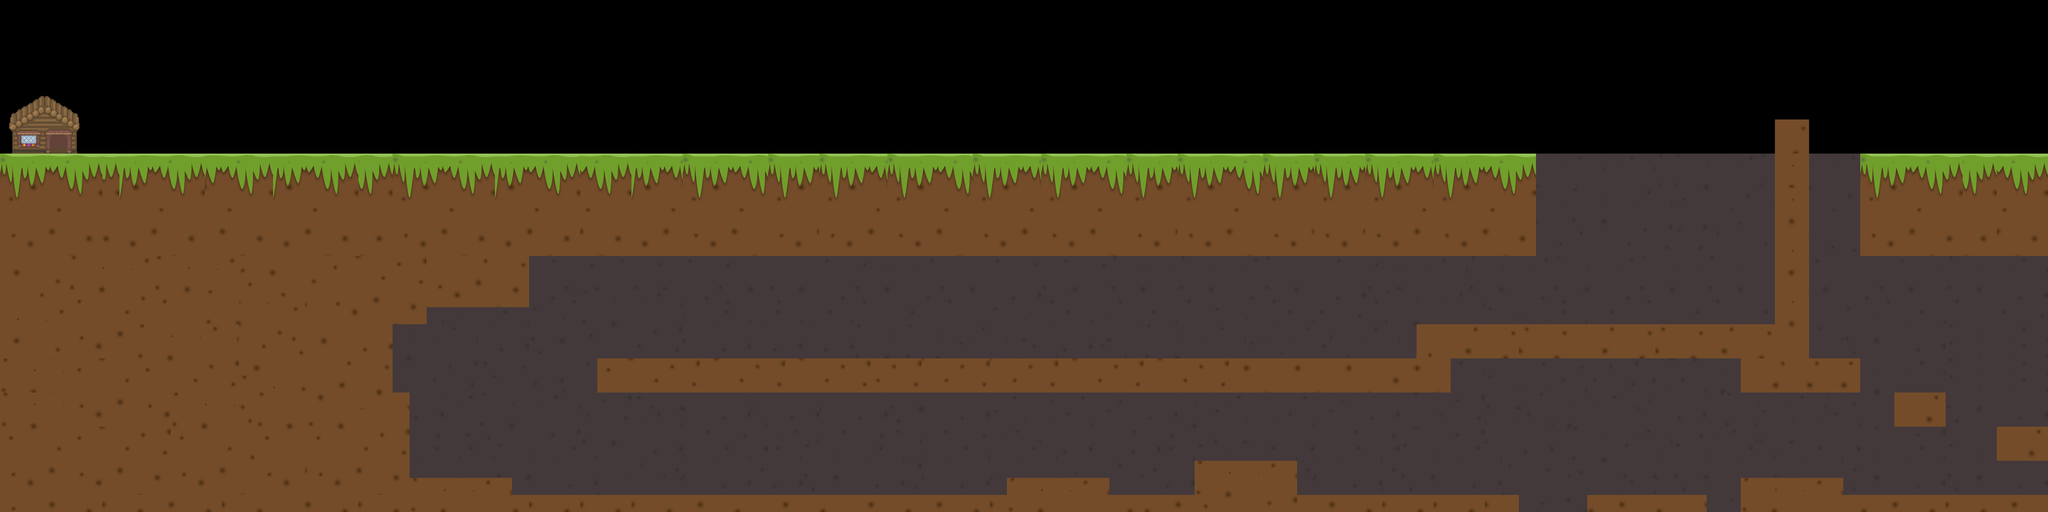

The image is a tile-based game level rendered from a .tmx file. Its description and source (layers, tilesets, objects; grid data summarised) follow:
An orthogonal 120x30 tile map with 32x32 px tiles, 2 tile layers (layer background, layer foreground), 4 tilesets.

<map version="1.0" orientation="orthogonal" renderorder="right-down" width="120" height="30" tilewidth="32" tileheight="32" nextobjectid="1">
 <tileset firstgid="1" name="tiles_dark" tilewidth="32" tileheight="32" tilecount="64">
  <image source="../tilesets/tiles_dark.png" width="256" height="256" />
 </tileset>
 <tileset firstgid="65" name="tiles_brown" tilewidth="32" tileheight="32" tilecount="64">
  <image source="../tilesets/tiles_brown.png" width="256" height="256" />
 </tileset>
 <tileset firstgid="129" name="tiles_Green2" tilewidth="32" tileheight="32" tilecount="64">
  <image source="../tilesets/tiles_Green2.png" width="256" height="256" />
 </tileset>
 <tileset firstgid="193" name="house" tilewidth="32" tileheight="32" tilecount="20">
  <image source="../sprites/house.png" width="162" height="150" />
 </tileset>
 <layer name="layer background" width="120" height="30">
  <data>[3600 cells, 2419 non-empty, 44 distinct tile ids]</data>
 </layer>
 <layer name="layer foreground" width="120" height="30">
  <data>[3600 cells, 1300 non-empty, 72 distinct tile ids]</data>
 </layer>
</map>
